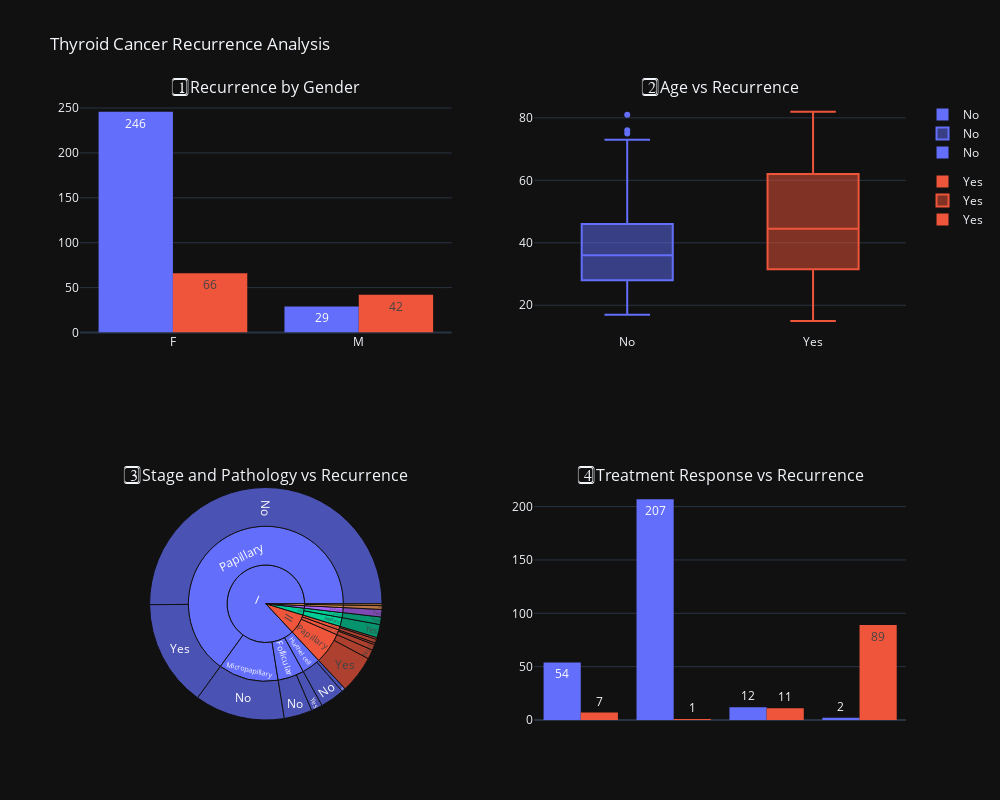

Notebook code cell kept with this figure:
### Code cell
# 🔍 Data Visualization for Insights

# Create a subplot with 2 rows and 2 columns
fig = make_subplots(
    rows=2, cols=2,
    specs=[[{}, {}],
           [{"type": "domain"}, {}]],
    subplot_titles=(
        '1️⃣ Recurrence by Gender',
        '2️⃣ Age vs Recurrence',
        '3️⃣ Stage and Pathology vs Recurrence',
        '4️⃣ Treatment Response vs Recurrence'
    )
)

# 1️⃣ Gender-based Recurrence
fig1 = px.histogram(df, x='Gender', color='Recurred', barmode='group', text_auto=True)
for trace in fig1.data:
    fig.add_trace(trace, row=1, col=1)

# 2️⃣ Age-based Recurrence Distribution (Boxplot)
fig2 = px.box(df, x='Recurred', y='Age', color='Recurred')
for trace in fig2.data:
    fig.add_trace(trace, row=1, col=2)

# 3️⃣ Sunburst Chart: Stage and Pathology vs Recurrence
fig3 = px.sunburst(df, path=['Stage', 'Pathology', 'Recurred'])
fig.add_trace(fig3.data[0], row=2, col=1)

# 4️⃣ Treatment Response vs Recurrence
fig4 = px.histogram(df, x='Response', color='Recurred', barmode='group', text_auto=True)
for trace in fig4.data:
    fig.add_trace(trace, row=2, col=2)

# Update layout for final figure appearance
fig.update_layout(
    height=800,
    width=1000,
    title_text='Thyroid Cancer Recurrence Analysis',
    template='plotly_dark'
)

# Show the final figure
fig.show()

### Figure 1 — Plotly figure (JSON) as saved in the notebook; plotly's stock layout.template omitted (floating-point values rounded to 4 significant figures; data arrays with more than 128 entries replaced by an {"elided": "..."} marker saying what was removed)
{"data": [{"alignmentgroup": "True", "bingroup": "x", "hovertemplate": "Recurred=No<br>Gender=%{x}<br>count=%{y}<extra></extra>", "legendgroup": "No", "marker": {"color": "#636efa", "pattern": {"shape": ""}}, "name": "No", "offsetgroup": "No", "orientation": "v", "showlegend": true, "texttemplate": "%{value}", "type": "histogram", "x": {"elided": "275 str values"}, "xaxis": "x", "yaxis": "y"}, {"alignmentgroup": "True", "bingroup": "x", "hovertemplate": "Recurred=Yes<br>Gender=%{x}<br>count=%{y}<extra></extra>", "legendgroup": "Yes", "marker": {"color": "#EF553B", "pattern": {"shape": ""}}, "name": "Yes", "offsetgroup": "Yes", "orientation": "v", "showlegend": true, "texttemplate": "%{value}", "type": "histogram", "x": ["F", "F", "F", "M", "F", "F", "F", "M", "F", "F", "F", "M", "M", "M", "F", "F", "F", "F", "F", "F", "M", "F", "M", "M", "M", "M", "M", "F", "F", "F", "M", "F", "F", "F", "F", "F", "F", "F", "M", "F", "M", "F", "F", "F", "M", "F", "F", "M", "F", "F", "M", "M", "M", "F", "F", "F", "F", "F", "M", "F", "F", "M", "F", "M", "M", "F", "F", "F", "F", "F", "F", "F", "M", "M", "F", "M", "F", "M", "F", "F", "M", "M", "F", "F", "F", "M", "F", "F", "F", "F", "F", "F", "M", "F", "M", "M", "F", "F", "M", "M", "F", "M", "M", "M", "M", "M", "M", "M"], "xaxis": "x", "yaxis": "y"}, {"alignmentgroup": "True", "hovertemplate": "Recurred=%{x}<br>Age=%{y}<extra></extra>", "legendgroup": "No", "marker": {"color": "#636efa"}, "name": "No", "notched": false, "offsetgroup": "No", "orientation": "v", "showlegend": true, "type": "box", "x": {"elided": "275 str values"}, "x0": " ", "xaxis": "x2", "y": {"elided": "275 int values"}, "y0": " ", "yaxis": "y2"}, {"alignmentgroup": "True", "hovertemplate": "Recurred=%{x}<br>Age=%{y}<extra></extra>", "legendgroup": "Yes", "marker": {"color": "#EF553B"}, "name": "Yes", "notched": false, "offsetgroup": "Yes", "orientation": "v", "showlegend": true, "type": "box", "x": ["Yes", "Yes", "Yes", "Yes", "Yes", "Yes", "Yes", "Yes", "Yes", "Yes", "Yes", "Yes", "Yes", "Yes", "Yes", "Yes", "Yes", "Yes", "Yes", "Yes", "Yes", "Yes", "Yes", "Yes", "Yes", "Yes", "Yes", "Yes", "Yes", "Yes", "Yes", "Yes", "Yes", "Yes", "Yes", "Yes", "Yes", "Yes", "Yes", "Yes", "Yes", "Yes", "Yes", "Yes", "Yes", "Yes", "Yes", "Yes", "Yes", "Yes", "Yes", "Yes", "Yes", "Yes", "Yes", "Yes", "Yes", "Yes", "Yes", "Yes", "Yes", "Yes", "Yes", "Yes", "Yes", "Yes", "Yes", "Yes", "Yes", "Yes", "Yes", "Yes", "Yes", "Yes", "Yes", "Yes", "Yes", "Yes", "Yes", "Yes", "Yes", "Yes", "Yes", "Yes", "Yes", "Yes", "Yes", "Yes", "Yes", "Yes", "Yes", "Yes", "Yes", "Yes", "Yes", "Yes", "Yes", "Yes", "Yes", "Yes", "Yes", "Yes", "Yes", "Yes", "Yes", "Yes", "Yes", "Yes"], "x0": " ", "xaxis": "x2", "y": [26, 36, 35, 31, 18, 62, 56, 20, 62, 17, 21, 20, 40, 38, 21, 31, 34, 60, 60, 62, 36, 29, 33, 75, 62, 56, 42, 34, 67, 63, 67, 73, 26, 30, 36, 31, 40, 49, 38, 27, 27, 33, 32, 29, 37, 48, 30, 33, 80, 62, 63, 60, 79, 65, 35, 58, 34, 56, 52, 51, 31, 44, 15, 29, 53, 45, 38, 23, 22, 44, 31, 25, 32, 82, 58, 68, 37, 59, 21, 73, 35, 54, 26, 53, 35, 49, 34, 80, 67, 68, 71, 64, 80, 56, 71, 78, 51, 67, 31, 62, 59, 40, 46, 72, 81, 72, 61, 67], "y0": " ", "yaxis": "y2"}, {"branchvalues": "total", "domain": {"x": [0, 0.45], "y": [0, 0.375]}, "hovertemplate": "labels=%{label}<br>count=%{value}<br>parent=%{parent}<br>id=%{id}<extra></extra>", "ids": ["I/Follicular/No", "II/Follicular/No", "I/Hurthel cell/No", "II/Hurthel cell/No", "I/Micropapillary/No", "I/Papillary/No", "II/Papillary/No", "I/Follicular/Yes", "II/Follicular/Yes", "IVB/Follicular/Yes", "I/Hurthel cell/Yes", "II/Hurthel cell/Yes", "IVA/Hurthel cell/Yes", "I/Papillary/Yes", "II/Papillary/Yes", "III/Papillary/Yes", "IVA/Papillary/Yes", "IVB/Papillary/Yes", "I/Follicular", "II/Follicular", "IVB/Follicular", "I/Hurthel cell", "II/Hurthel cell", "IVA/Hurthel cell", "I/Micropapillary", "I/Papillary", "II/Papillary", "III/Papillary", "IVA/Papillary", "IVB/Papillary", "I", "II", "III", "IVA", "IVB"], "labels": ["No", "No", "No", "No", "No", "No", "No", "Yes", "Yes", "Yes", "Yes", "Yes", "Yes", "Yes", "Yes", "Yes", "Yes", "Yes", "Follicular", "Follicular", "Follicular", "Hurthel cell", "Hurthel cell", "Hurthel cell", "Micropapillary", "Papillary", "Papillary", "Papillary", "Papillary", "Papillary", "I", "II", "III", "IVA", "IVB"], "name": "", "parents": ["I/Follicular", "II/Follicular", "I/Hurthel cell", "II/Hurthel cell", "I/Micropapillary", "I/Papillary", "II/Papillary", "I/Follicular", "II/Follicular", "IVB/Follicular", "I/Hurthel cell", "II/Hurthel cell", "IVA/Hurthel cell", "I/Papillary", "II/Papillary", "III/Papillary", "IVA/Papillary", "IVB/Papillary", "I", "II", "IVB", "I", "II", "IVA", "I", "I", "II", "III", "IVA", "IVB", "", "", "", "", ""], "type": "sunburst", "values": [15, 1, 13, 1, 48, 192, 5, 6, 2, 4, 2, 3, 1, 57, 20, 4, 2, 7, 21, 3, 4, 15, 4, 1, 48, 249, 25, 4, 2, 7, 333, 32, 4, 3, 11]}, {"alignmentgroup": "True", "bingroup": "x", "hovertemplate": "Recurred=No<br>Response=%{x}<br>count=%{y}<extra></extra>", "legendgroup": "No", "marker": {"color": "#636efa", "pattern": {"shape": ""}}, "name": "No", "offsetgroup": "No", "orientation": "v", "showlegend": true, "texttemplate": "%{value}", "type": "histogram", "x": {"elided": "275 str values"}, "xaxis": "x3", "yaxis": "y3"}, {"alignmentgroup": "True", "bingroup": "x", "hovertemplate": "Recurred=Yes<br>Response=%{x}<br>count=%{y}<extra></extra>", "legendgroup": "Yes", "marker": {"color": "#EF553B", "pattern": {"shape": ""}}, "name": "Yes", "offsetgroup": "Yes", "orientation": "v", "showlegend": true, "texttemplate": "%{value}", "type": "histogram", "x": ["Structural Incomplete", "Indeterminate", "Structural Incomplete", "Structural Incomplete", "Structural Incomplete", "Structural Incomplete", "Structural Incomplete", "Structural Incomplete", "Biochemical Incomplete", "Structural Incomplete", "Structural Incomplete", "Structural Incomplete", "Structural Incomplete", "Structural Incomplete", "Structural Incomplete", "Structural Incomplete", "Structural Incomplete", "Structural Incomplete", "Structural Incomplete", "Structural Incomplete", "Indeterminate", "Structural Incomplete", "Structural Incomplete", "Structural Incomplete", "Structural Incomplete", "Biochemical Incomplete", "Structural Incomplete", "Structural Incomplete", "Indeterminate", "Indeterminate", "Biochemical Incomplete", "Structural Incomplete", "Structural Incomplete", "Structural Incomplete", "Indeterminate", "Structural Incomplete", "Structural Incomplete", "Structural Incomplete", "Structural Incomplete", "Structural Incomplete", "Structural Incomplete", "Biochemical Incomplete", "Structural Incomplete", "Structural Incomplete", "Structural Incomplete", "Structural Incomplete", "Structural Incomplete", "Structural Incomplete", "Structural Incomplete", "Structural Incomplete", "Structural Incomplete", "Structural Incomplete", "Indeterminate", "Biochemical Incomplete", "Biochemical Incomplete", "Indeterminate", "Biochemical Incomplete", "Structural Incomplete", "Biochemical Incomplete", "Structural Incomplete", "Biochemical Incomplete", "Structural Incomplete", "Structural Incomplete", "Structural Incomplete", "Structural Incomplete", "Structural Incomplete", "Structural Incomplete", "Structural Incomplete", "Structural Incomplete", "Structural Incomplete", "Excellent", "Structural Incomplete", "Structural Incomplete", "Structural Incomplete", "Structural Incomplete", "Structural Incomplete", "Structural Incomplete", "Structural Incomplete", "Structural Incomplete", "Structural Incomplete", "Structural Incomplete", "Structural Incomplete", "Structural Incomplete", "Structural Incomplete", "Structural Incomplete", "Structural Incomplete", "Structural Incomplete", "Structural Incomplete", "Structural Incomplete", "Structural Incomplete", "Structural Incomplete", "Structural Incomplete", "Structural Incomplete", "Structural Incomplete", "Structural Incomplete", "Structural Incomplete", "Structural Incomplete", "Biochemical Incomplete", "Structural Incomplete", "Structural Incomplete", "Structural Incomplete", "Structural Incomplete", "Structural Incomplete", "Biochemical Incomplete", "Structural Incomplete", "Structural Incomplete", "Structural Incomplete", "Structural Incomplete"], "xaxis": "x3", "yaxis": "y3"}], "layout": {"annotations": [{"font": {"size": 16}, "showarrow": false, "text": "1️⃣ Recurrence by Gender", "x": 0.225, "xanchor": "center", "xref": "paper", "y": 1, "yanchor": "bottom", "yref": "paper"}, {"font": {"size": 16}, "showarrow": false, "text": "2️⃣ Age vs Recurrence", "x": 0.775, "xanchor": "center", "xref": "paper", "y": 1, "yanchor": "bottom", "yref": "paper"}, {"font": {"size": 16}, "showarrow": false, "text": "3️⃣ Stage and Pathology vs Recurrence", "x": 0.225, "xanchor": "center", "xref": "paper", "y": 0.375, "yanchor": "bottom", "yref": "paper"}, {"font": {"size": 16}, "showarrow": false, "text": "4️⃣ Treatment Response vs Recurrence", "x": 0.775, "xanchor": "center", "xref": "paper", "y": 0.375, "yanchor": "bottom", "yref": "paper"}], "height": 800, "title": {"text": "Thyroid Cancer Recurrence Analysis"}, "width": 1000, "xaxis": {"anchor": "y", "domain": [0, 0.45]}, "xaxis2": {"anchor": "y2", "domain": [0.55, 1]}, "xaxis3": {"anchor": "y3", "domain": [0.55, 1]}, "yaxis": {"anchor": "x", "domain": [0.625, 1]}, "yaxis2": {"anchor": "x2", "domain": [0.625, 1]}, "yaxis3": {"anchor": "x3", "domain": [0, 0.375]}}}
